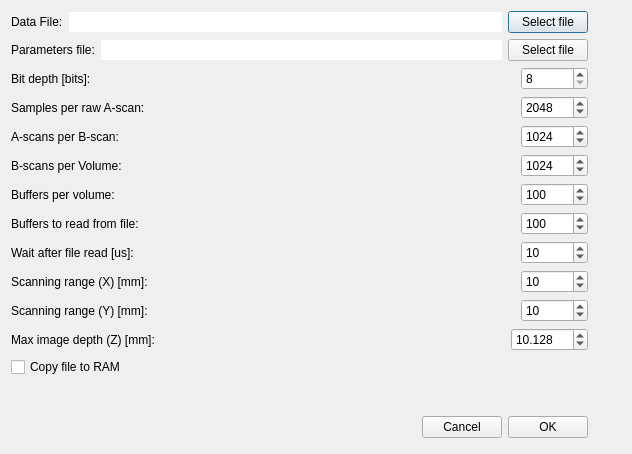
<?xml version="1.0" encoding="UTF-8"?>
<ui version="4.0">
 <class>VirtualOCTSystemSettingsDialog</class>
 <widget class="QDialog" name="VirtualOCTSystemSettingsDialog">
  <property name="geometry">
   <rect>
    <x>0</x>
    <y>0</y>
    <width>632</width>
    <height>454</height>
   </rect>
  </property>
  <property name="sizePolicy">
   <sizepolicy hsizetype="Preferred" vsizetype="Preferred">
    <horstretch>0</horstretch>
    <verstretch>0</verstretch>
   </sizepolicy>
  </property>
  <property name="windowTitle">
   <string>Dialog</string>
  </property>
  <property name="styleSheet">
   <string notr="true"/>
  </property>
  <layout class="QHBoxLayout" name="horizontalLayout_9">
   <item>
    <layout class="QVBoxLayout" name="verticalLayout">
     <item>
      <layout class="QHBoxLayout" name="horizontalLayout_4">
       <item>
        <widget class="QLabel" name="label_data_file">
         <property name="text">
          <string>Data File:</string>
         </property>
        </widget>
       </item>
       <item>
        <widget class="QLineEdit" name="ldt_data_file">
         <property name="text">
          <string/>
         </property>
         <property name="frame">
          <bool>false</bool>
         </property>
         <property name="readOnly">
          <bool>true</bool>
         </property>
        </widget>
       </item>
       <item>
        <widget class="QPushButton" name="pb_selectDataFile">
         <property name="text">
          <string>Select file</string>
         </property>
        </widget>
       </item>
      </layout>
     </item>
     <item>
      <layout class="QHBoxLayout" name="horizontalLayout_10">
       <item>
        <widget class="QLabel" name="label_parameter_file">
         <property name="text">
          <string>Parameters file:</string>
         </property>
        </widget>
       </item>
       <item>
        <widget class="QLineEdit" name="ldt_parameter_file">
         <property name="text">
          <string/>
         </property>
         <property name="frame">
          <bool>false</bool>
         </property>
         <property name="readOnly">
          <bool>true</bool>
         </property>
        </widget>
       </item>
       <item>
        <widget class="QPushButton" name="pb_selectParameterFile">
         <property name="text">
          <string>Select file</string>
         </property>
        </widget>
       </item>
      </layout>
     </item>
     <item>
      <layout class="QHBoxLayout" name="horizontalLayout_6">
       <item>
        <widget class="QLabel" name="label_6">
         <property name="text">
          <string>Bit depth [bits]:</string>
         </property>
        </widget>
       </item>
       <item>
        <spacer name="spacer_5">
         <property name="orientation">
          <enum>Qt::Horizontal</enum>
         </property>
         <property name="sizeHint" stdset="0">
          <size>
           <width>38</width>
           <height>13</height>
          </size>
         </property>
        </spacer>
       </item>
       <item>
        <widget class="QSpinBox" name="spinBox_bitDepth">
         <property name="toolTip">
          <string>&lt;html&gt;&lt;head/&gt;&lt;body&gt;&lt;p&gt;Bit depth of each sample.&lt;/p&gt;&lt;/body&gt;&lt;/html&gt;</string>
         </property>
         <property name="whatsThis">
          <string>Bit depth of each sample. The exact value depends on the dimensions of the chosen raw data. Common values are 8 bit, 12 bit and 16 bit.</string>
         </property>
         <property name="minimum">
          <number>8</number>
         </property>
         <property name="maximum">
          <number>10000000</number>
         </property>
         <property name="value">
          <number>8</number>
         </property>
        </widget>
       </item>
      </layout>
     </item>
     <item>
      <layout class="QHBoxLayout" name="horizontalLayout">
       <item>
        <widget class="QLabel" name="label_2">
         <property name="text">
          <string>Samples per raw A-scan:</string>
         </property>
        </widget>
       </item>
       <item>
        <spacer name="spacer">
         <property name="orientation">
          <enum>Qt::Horizontal</enum>
         </property>
         <property name="sizeHint" stdset="0">
          <size>
           <width>38</width>
           <height>13</height>
          </size>
         </property>
        </spacer>
       </item>
       <item>
        <widget class="QSpinBox" name="spinBox_samplesPerAscan">
         <property name="toolTip">
          <string>&lt;html&gt;&lt;head/&gt;&lt;body&gt;&lt;p&gt;Samples per raw a-scan. This needs to be an even number. &lt;/p&gt;&lt;/body&gt;&lt;/html&gt;</string>
         </property>
         <property name="whatsThis">
          <string>Samples per raw a-scan. This needs to be an even number. The exact value depends on the dimensions of the chosen raw data. Typical values are multiple of 128 such as 1024.</string>
         </property>
         <property name="minimum">
          <number>2</number>
         </property>
         <property name="maximum">
          <number>10000000</number>
         </property>
         <property name="singleStep">
          <number>2</number>
         </property>
         <property name="value">
          <number>2048</number>
         </property>
        </widget>
       </item>
      </layout>
     </item>
     <item>
      <layout class="QHBoxLayout" name="horizontalLayout_2">
       <item>
        <widget class="QLabel" name="label_3">
         <property name="text">
          <string>A-scans per B-scan:</string>
         </property>
        </widget>
       </item>
       <item>
        <spacer name="spacer_2">
         <property name="orientation">
          <enum>Qt::Horizontal</enum>
         </property>
         <property name="sizeHint" stdset="0">
          <size>
           <width>38</width>
           <height>13</height>
          </size>
         </property>
        </spacer>
       </item>
       <item>
        <widget class="QSpinBox" name="spinBox_ascansPerBscan">
         <property name="toolTip">
          <string>&lt;html&gt;&lt;head/&gt;&lt;body&gt;&lt;p&gt;A-scans per b-scan&lt;/p&gt;&lt;/body&gt;&lt;/html&gt;</string>
         </property>
         <property name="whatsThis">
          <string>A-scans per b-scan. The exact value depends on the dimensions of the chosen raw data. Typical values are 256, 320, 512 and 1024.</string>
         </property>
         <property name="minimum">
          <number>2</number>
         </property>
         <property name="maximum">
          <number>10000000</number>
         </property>
         <property name="value">
          <number>1024</number>
         </property>
        </widget>
       </item>
      </layout>
     </item>
     <item>
      <layout class="QHBoxLayout" name="horizontalLayout_3">
       <item>
        <widget class="QLabel" name="label_4">
         <property name="text">
          <string>B-scans per Volume:</string>
         </property>
        </widget>
       </item>
       <item>
        <spacer name="spacer_3">
         <property name="orientation">
          <enum>Qt::Horizontal</enum>
         </property>
         <property name="sizeHint" stdset="0">
          <size>
           <width>38</width>
           <height>13</height>
          </size>
         </property>
        </spacer>
       </item>
       <item>
        <widget class="QSpinBox" name="spinBox_bscansPerVolume">
         <property name="toolTip">
          <string>&lt;html&gt;&lt;head/&gt;&lt;body&gt;&lt;p&gt;B-scans per buffer&lt;/p&gt;&lt;/body&gt;&lt;/html&gt;</string>
         </property>
         <property name="whatsThis">
          <string> For processing buffer by buffer is copied to GPU memory and all a-scans of each buffer are processed in parallel. The size of the buffer affects the processing speed. The optimal value depends on the GPU used.</string>
         </property>
         <property name="minimum">
          <number>1</number>
         </property>
         <property name="maximum">
          <number>10000000</number>
         </property>
         <property name="value">
          <number>1024</number>
         </property>
        </widget>
       </item>
      </layout>
     </item>
     <item>
      <layout class="QHBoxLayout" name="horizontalLayout_7">
       <item>
        <widget class="QLabel" name="label_7">
         <property name="text">
          <string>Buffers per volume:</string>
         </property>
        </widget>
       </item>
       <item>
        <spacer name="spacer_6">
         <property name="orientation">
          <enum>Qt::Horizontal</enum>
         </property>
         <property name="sizeHint" stdset="0">
          <size>
           <width>38</width>
           <height>13</height>
          </size>
         </property>
        </spacer>
       </item>
       <item>
        <widget class="QSpinBox" name="spinBox_buffersPerVolume">
         <property name="toolTip">
          <string>&lt;html&gt;&lt;head/&gt;&lt;body&gt;&lt;p&gt;Buffers per volume&lt;/p&gt;&lt;/body&gt;&lt;/html&gt;</string>
         </property>
         <property name="whatsThis">
          <string>Buffers per volume. A volume can consist of one or more buffers. For processing buffer by buffer is copied to GPU memory and all a-scans of each buffer are processed in parallel.</string>
         </property>
         <property name="minimum">
          <number>1</number>
         </property>
         <property name="maximum">
          <number>10000000</number>
         </property>
         <property name="value">
          <number>100</number>
         </property>
        </widget>
       </item>
      </layout>
     </item>
     <item>
      <layout class="QHBoxLayout" name="horizontalLayout_8">
       <item>
        <widget class="QLabel" name="label_8">
         <property name="text">
          <string>Buffers to read from file:</string>
         </property>
        </widget>
       </item>
       <item>
        <spacer name="spacer_7">
         <property name="orientation">
          <enum>Qt::Horizontal</enum>
         </property>
         <property name="sizeHint" stdset="0">
          <size>
           <width>38</width>
           <height>13</height>
          </size>
         </property>
        </spacer>
       </item>
       <item>
        <widget class="QSpinBox" name="spinBox_buffersFromFile">
         <property name="toolTip">
          <string>&lt;html&gt;&lt;head/&gt;&lt;body&gt;&lt;p&gt;Number of buffers that should be read from file.&lt;/p&gt;&lt;/body&gt;&lt;/html&gt;</string>
         </property>
         <property name="whatsThis">
          <string>Number of buffers that should be read from file. Typically this value is the same as &quot;buffers per volume&quot; or an integer multiple of it.</string>
         </property>
         <property name="minimum">
          <number>1</number>
         </property>
         <property name="maximum">
          <number>10000000</number>
         </property>
         <property name="value">
          <number>100</number>
         </property>
        </widget>
       </item>
      </layout>
     </item>
     <item>
      <layout class="QHBoxLayout" name="horizontalLayout_5">
       <item>
        <widget class="QLabel" name="label_5">
         <property name="text">
          <string>Wait after file read [us]:</string>
         </property>
        </widget>
       </item>
       <item>
        <spacer name="spacer_4">
         <property name="orientation">
          <enum>Qt::Horizontal</enum>
         </property>
         <property name="sizeHint" stdset="0">
          <size>
           <width>38</width>
           <height>13</height>
          </size>
         </property>
        </spacer>
       </item>
       <item>
        <widget class="QSpinBox" name="spinBox_waitTime">
         <property name="toolTip">
          <string>&lt;html&gt;&lt;head/&gt;&lt;body&gt;&lt;p&gt;Wait time after reading a single buffer.&lt;/p&gt;&lt;/body&gt;&lt;/html&gt;</string>
         </property>
         <property name="whatsThis">
          <string>Artificially generated waiting time after reading a single buffer to simulate slow acquisition systems.</string>
         </property>
         <property name="maximum">
          <number>10000000</number>
         </property>
         <property name="value">
          <number>10</number>
         </property>
        </widget>
       </item>
      </layout>
     </item>
     <item>
      <layout class="QHBoxLayout" name="horizontalLayout_11">
       <item>
        <widget class="QLabel" name="label_xrange">
         <property name="text">
          <string>Scanning range (X) [mm]:</string>
         </property>
        </widget>
       </item>
       <item>
        <spacer name="spacer_8">
         <property name="orientation">
          <enum>Qt::Horizontal</enum>
         </property>
         <property name="sizeHint" stdset="0">
          <size>
           <width>38</width>
           <height>13</height>
          </size>
         </property>
        </spacer>
       </item>
       <item>
        <widget class="QSpinBox" name="spinBox_xRange">
         <property name="toolTip">
          <string>&lt;html&gt;&lt;head/&gt;&lt;body&gt;&lt;p&gt;Wait time after reading a single buffer.&lt;/p&gt;&lt;/body&gt;&lt;/html&gt;</string>
         </property>
         <property name="whatsThis">
          <string>Artificially generated waiting time after reading a single buffer to simulate slow acquisition systems.</string>
         </property>
         <property name="maximum">
          <number>10000000</number>
         </property>
         <property name="value">
          <number>10</number>
         </property>
        </widget>
       </item>
      </layout>
     </item>
     <item>
      <layout class="QHBoxLayout" name="horizontalLayout_12">
       <item>
        <widget class="QLabel" name="label_yrange">
         <property name="text">
          <string>Scanning range (Y) [mm]:</string>
         </property>
        </widget>
       </item>
       <item>
        <spacer name="spacer_9">
         <property name="orientation">
          <enum>Qt::Horizontal</enum>
         </property>
         <property name="sizeHint" stdset="0">
          <size>
           <width>38</width>
           <height>13</height>
          </size>
         </property>
        </spacer>
       </item>
       <item>
        <widget class="QSpinBox" name="spinBox_yRange">
         <property name="toolTip">
          <string>&lt;html&gt;&lt;head/&gt;&lt;body&gt;&lt;p&gt;Wait time after reading a single buffer.&lt;/p&gt;&lt;/body&gt;&lt;/html&gt;</string>
         </property>
         <property name="whatsThis">
          <string>Artificially generated waiting time after reading a single buffer to simulate slow acquisition systems.</string>
         </property>
         <property name="maximum">
          <number>10000000</number>
         </property>
         <property name="value">
          <number>10</number>
         </property>
        </widget>
       </item>
      </layout>
     </item>
     <item>
      <layout class="QHBoxLayout" name="horizontalLayout_13">
       <item>
        <widget class="QLabel" name="label_zrange">
         <property name="text">
          <string>Max image depth (Z) [mm]:</string>
         </property>
        </widget>
       </item>
       <item>
        <spacer name="spacer_10">
         <property name="orientation">
          <enum>Qt::Horizontal</enum>
         </property>
         <property name="sizeHint" stdset="0">
          <size>
           <width>38</width>
           <height>13</height>
          </size>
         </property>
        </spacer>
       </item>
       <item>
        <widget class="QDoubleSpinBox" name="doubleSpinBox">
         <property name="decimals">
          <number>3</number>
         </property>
         <property name="maximum">
          <double>1000.000000000000000</double>
         </property>
         <property name="value">
          <double>10.128000000000000</double>
         </property>
        </widget>
       </item>
      </layout>
     </item>
     <item>
      <widget class="QCheckBox" name="checkBox_copyFileToRam">
       <property name="toolTip">
        <string>&lt;html&gt;&lt;head/&gt;&lt;body&gt;&lt;p&gt;Copy entire raw file to RAM to speed up data transfer to OCTproZ. For very large files this should be disabled. This option only has an effect if buffers to read from file is greater than two.  &lt;/p&gt;&lt;/body&gt;&lt;/html&gt;</string>
       </property>
       <property name="whatsThis">
        <string>Copy entire raw file to RAM to speed up data transfer to OCTproZ. For very large files this should be disabled. This option only has an effect if buffers to read from file is greater than two. </string>
       </property>
       <property name="text">
        <string>Copy file to RAM</string>
       </property>
      </widget>
     </item>
     <item>
      <spacer name="verticalSpacer">
       <property name="orientation">
        <enum>Qt::Vertical</enum>
       </property>
       <property name="sizeHint" stdset="0">
        <size>
         <width>20</width>
         <height>40</height>
        </size>
       </property>
      </spacer>
     </item>
     <item>
      <layout class="QHBoxLayout">
       <property name="spacing">
        <number>6</number>
       </property>
       <property name="leftMargin">
        <number>0</number>
       </property>
       <property name="topMargin">
        <number>0</number>
       </property>
       <property name="rightMargin">
        <number>0</number>
       </property>
       <property name="bottomMargin">
        <number>0</number>
       </property>
       <item>
        <spacer>
         <property name="orientation">
          <enum>Qt::Horizontal</enum>
         </property>
         <property name="sizeHint" stdset="0">
          <size>
           <width>131</width>
           <height>31</height>
          </size>
         </property>
        </spacer>
       </item>
       <item>
        <widget class="QPushButton" name="cancelButton">
         <property name="text">
          <string>Cancel</string>
         </property>
        </widget>
       </item>
       <item>
        <widget class="QPushButton" name="okButton">
         <property name="text">
          <string>OK</string>
         </property>
        </widget>
       </item>
      </layout>
     </item>
    </layout>
   </item>
   <item>
    <spacer name="horizontalSpacer">
     <property name="orientation">
      <enum>Qt::Horizontal</enum>
     </property>
     <property name="sizeType">
      <enum>QSizePolicy::Fixed</enum>
     </property>
     <property name="sizeHint" stdset="0">
      <size>
       <width>20</width>
       <height>20</height>
      </size>
     </property>
    </spacer>
   </item>
   <item>
    <widget class="QLabel" name="label_9">
     <property name="text">
      <string/>
     </property>
     <property name="pixmap">
      <pixmap resource="../../oct_large_system_line/resources.qrc">:/images/volumeparams.png</pixmap>
     </property>
    </widget>
   </item>
  </layout>
 </widget>
 <resources>
  <include location="../../oct_large_system_line/resources.qrc"/>
 </resources>
 <connections>
  <connection>
   <sender>okButton</sender>
   <signal>clicked()</signal>
   <receiver>VirtualOCTSystemSettingsDialog</receiver>
   <slot>accept()</slot>
   <hints>
    <hint type="sourcelabel">
     <x>278</x>
     <y>253</y>
    </hint>
    <hint type="destinationlabel">
     <x>96</x>
     <y>254</y>
    </hint>
   </hints>
  </connection>
  <connection>
   <sender>cancelButton</sender>
   <signal>clicked()</signal>
   <receiver>VirtualOCTSystemSettingsDialog</receiver>
   <slot>reject()</slot>
   <hints>
    <hint type="sourcelabel">
     <x>369</x>
     <y>253</y>
    </hint>
    <hint type="destinationlabel">
     <x>179</x>
     <y>282</y>
    </hint>
   </hints>
  </connection>
 </connections>
</ui>
